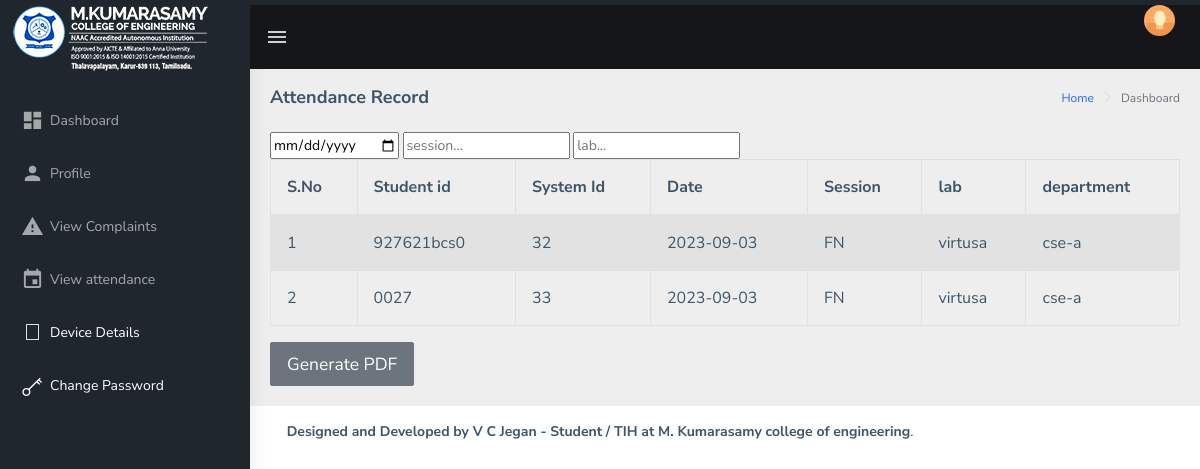
Page /adminattendancelist.php (signed in) on the committed database.
### tables this page shows
CREATE TABLE `attendance_records` (
  `uid` int(11) NOT NULL,
  `student_id` varchar(10) NOT NULL,
  `computer_system_id` int(11) NOT NULL,
  `date` date NOT NULL,
  `class` varchar(30) NOT NULL,
  `department` varchar(30) NOT NULL,
  `session` varchar(10) NOT NULL,
  `lab` varchar(30) NOT NULL
);

### adminattendancelist.php (the view, shortened to what this page needs)
<?php
require 'config.php';
    ?>
<html dir="ltr" lang="en">
<head>
<link rel="stylesheet" href="https://cdn.jsdelivr.net/npm/alertifyjs@1.13.1/dist/css/alertify.min.css">
    <link href="assets/libs/flot/css/float-chart.css" rel="stylesheet">
    <link href="dist/css/style.min.css" rel="stylesheet">
</head>
<body>
    <div id="main-wrapper">
        <header class="topbar" data-navbarbg="skin5">
            <nav class="navbar top-navbar navbar-expand-md navbar-dark">
                <div class="navbar-header" data-logobg="skin5">
                    <a class="navbar-brand" href="main">
                        <span class="logo-text">
                             <img src="assets/images/srms.png" alt="homepage" class="light-logo" />
                        </span>
                    </a>
                </div>
                <div class="navbar-collapse collapse" id="navbarSupportedContent" data-navbarbg="skin5">
                    <ul class="navbar-nav float-left mr-auto">
                        <li class="nav-item d-none d-md-block"><a class="nav-link sidebartoggler waves-effect waves-light" href="javascript:void(0)" data-sidebartype="mini-sidebar"><i class="mdi mdi-menu font-24"></i></a></li>
                    </ul>
                    <ul class="navbar-nav float-right">
                        <li class="nav-item dropdown">
                            <a class="nav-link dropdown-toggle text-muted waves-effect waves-dark pro-pic" href="" data-toggle="dropdown" aria-haspopup="true" aria-expanded="false"><img src="assets/images/users/1.jpg" alt="user" class="rounded-circle" width="31"></a>
                        </li>
                    </ul>
                </div>
            </nav>
        </header>
			<?php include("Aside2.php"); ?>
        <div class="page-wrapper">
             <div class="page-breadcrumb">
                <div class="row">
                    <div class="col-12 d-flex no-block align-items-center">
                        <h4 class="page-title">Attendance Record</h4>
                        <div class="ml-auto text-right">
                            <nav aria-label="breadcrumb">
                                <ol class="breadcrumb">
                                    <li class="breadcrumb-item"><a href="#">Home</a></li>
                                    <li class="breadcrumb-item active" aria-current="page">Dashboard</li>
                                </ol>
                            </nav>
                        </div>
                    </div>
                </div>
            </div>
                <div class="card-body">
                <div class="table-responsive">
                <input type="date" id="date" placeholder="date">
                <input type="text" id="session" placeholder="session...">
                <input type="text" id="lab" placeholder="lab...">
                    <table id="myTable1" class="table table-bordered table-striped">
                        <thead>
                            <tr>
                                <th><b>S.No</b></th>
								<th><b>Student id</b></th>
								<th><b>System Id</b></th>
                                <th><b>Date</b></th>
                                <th><b>Session</b></th>
                                <th><b>lab</b></th>
                                <th><b>department</b></th>
                            </tr>
                        </thead>
                        <tbody>
                        <?php
    $query = "SELECT * FROM attendance_records";
    $query_run = mysqli_query($db, $query);
    if (mysqli_num_rows($query_run) > 0) {
        $sss = 1;
        foreach ($query_run as $student) {
            ?>
            <tr>
                <td><?= $sss ?></td>
                <td><?= $student['student_id'] ?></td>
                <td><?= $student['computer_system_id'] ?></td>
                <td><?= $student['date'] ?></td>
                <td><?= $student['session'] ?></td>
                <td><?= $student['lab'] ?></td>
                <td><?= $student['department'] ?></td>
            </tr>
            <?php
            $sss = $sss + 1;
        }
    }
    ?>
                        </tbody>
                    </table>
                    <button id="generatePdfButton" class="btn btn-secondary btn-lg">Generate PDF</button>
                </div>
				</div>
            </div>
        </div>
</body>
</html>

### rows in the picture
attendance_records: student "927621bcs0", computer_system "32", date "2023-09-03", session "FN", lab "virtusa", department "cse-a"
attendance_records: student "0027", computer_system "33", date "2023-09-03", session "FN", lab "virtusa", department "cse-a"
